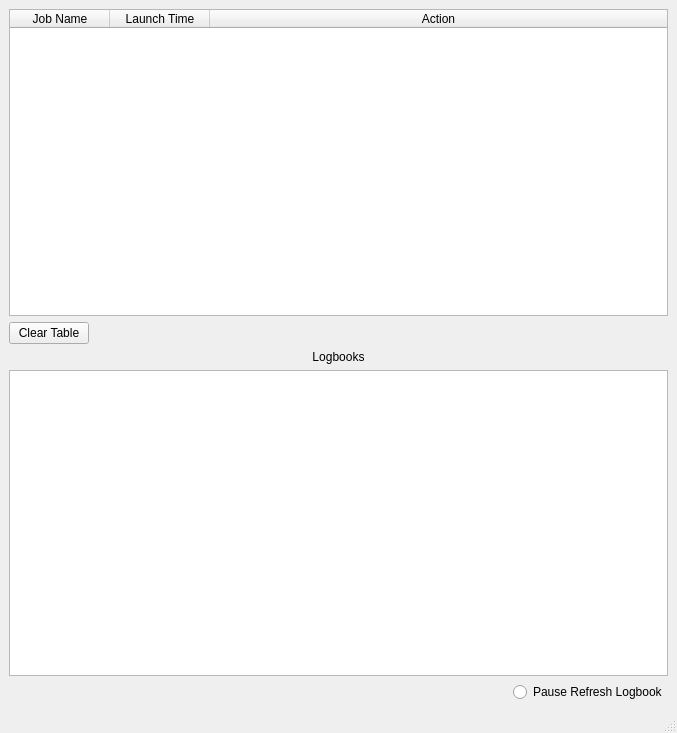
<?xml version="1.0" encoding="UTF-8"?>
<ui version="4.0">
 <class>MainWindow</class>
 <widget class="QMainWindow" name="MainWindow">
  <property name="geometry">
   <rect>
    <x>0</x>
    <y>0</y>
    <width>677</width>
    <height>733</height>
   </rect>
  </property>
  <property name="windowTitle">
   <string>MainWindow</string>
  </property>
  <widget class="QWidget" name="centralwidget">
   <layout class="QVBoxLayout" name="verticalLayout">
    <item>
     <widget class="QTableWidget" name="tableWidget">
      <attribute name="horizontalHeaderStretchLastSection">
       <bool>true</bool>
      </attribute>
      <column>
       <property name="text">
        <string>Job Name</string>
       </property>
      </column>
      <column>
       <property name="text">
        <string>Launch Time</string>
       </property>
      </column>
      <column>
       <property name="text">
        <string>Action</string>
       </property>
      </column>
     </widget>
    </item>
    <item>
     <layout class="QHBoxLayout" name="horizontalLayout">
      <item>
       <widget class="QPushButton" name="clear_table">
        <property name="text">
         <string>Clear Table</string>
        </property>
       </widget>
      </item>
      <item>
       <spacer name="horizontalSpacer">
        <property name="orientation">
         <enum>Qt::Horizontal</enum>
        </property>
        <property name="sizeHint" stdset="0">
         <size>
          <width>40</width>
          <height>20</height>
         </size>
        </property>
       </spacer>
      </item>
     </layout>
    </item>
    <item>
     <widget class="QLabel" name="label">
      <property name="text">
       <string>Logbooks</string>
      </property>
      <property name="alignment">
       <set>Qt::AlignCenter</set>
      </property>
     </widget>
    </item>
    <item>
     <widget class="QTextEdit" name="logbook_text">
      <property name="undoRedoEnabled">
       <bool>false</bool>
      </property>
      <property name="acceptRichText">
       <bool>true</bool>
      </property>
      <property name="textInteractionFlags">
       <set>Qt::TextSelectableByKeyboard|Qt::TextSelectableByMouse</set>
      </property>
     </widget>
    </item>
    <item>
     <layout class="QHBoxLayout" name="horizontalLayout_2">
      <item>
       <spacer name="horizontalSpacer_2">
        <property name="orientation">
         <enum>Qt::Horizontal</enum>
        </property>
        <property name="sizeHint" stdset="0">
         <size>
          <width>40</width>
          <height>20</height>
         </size>
        </property>
       </spacer>
      </item>
      <item>
       <widget class="QRadioButton" name="pause_refresh_logbook">
        <property name="text">
         <string>Pause Refresh Logbook</string>
        </property>
       </widget>
      </item>
     </layout>
    </item>
   </layout>
  </widget>
  <widget class="QMenuBar" name="menubar">
   <property name="geometry">
    <rect>
     <x>0</x>
     <y>0</y>
     <width>677</width>
     <height>20</height>
    </rect>
   </property>
  </widget>
  <widget class="QStatusBar" name="statusbar"/>
 </widget>
 <resources/>
 <connections>
  <connection>
   <sender>clear_table</sender>
   <signal>clicked()</signal>
   <receiver>MainWindow</receiver>
   <slot>clear_table_clicked()</slot>
   <hints>
    <hint type="sourcelabel">
     <x>51</x>
     <y>551</y>
    </hint>
    <hint type="destinationlabel">
     <x>130</x>
     <y>561</y>
    </hint>
   </hints>
  </connection>
 </connections>
 <slots>
  <slot>clear_table_clicked()</slot>
  <slot>logbook_clicked()</slot>
 </slots>
</ui>
